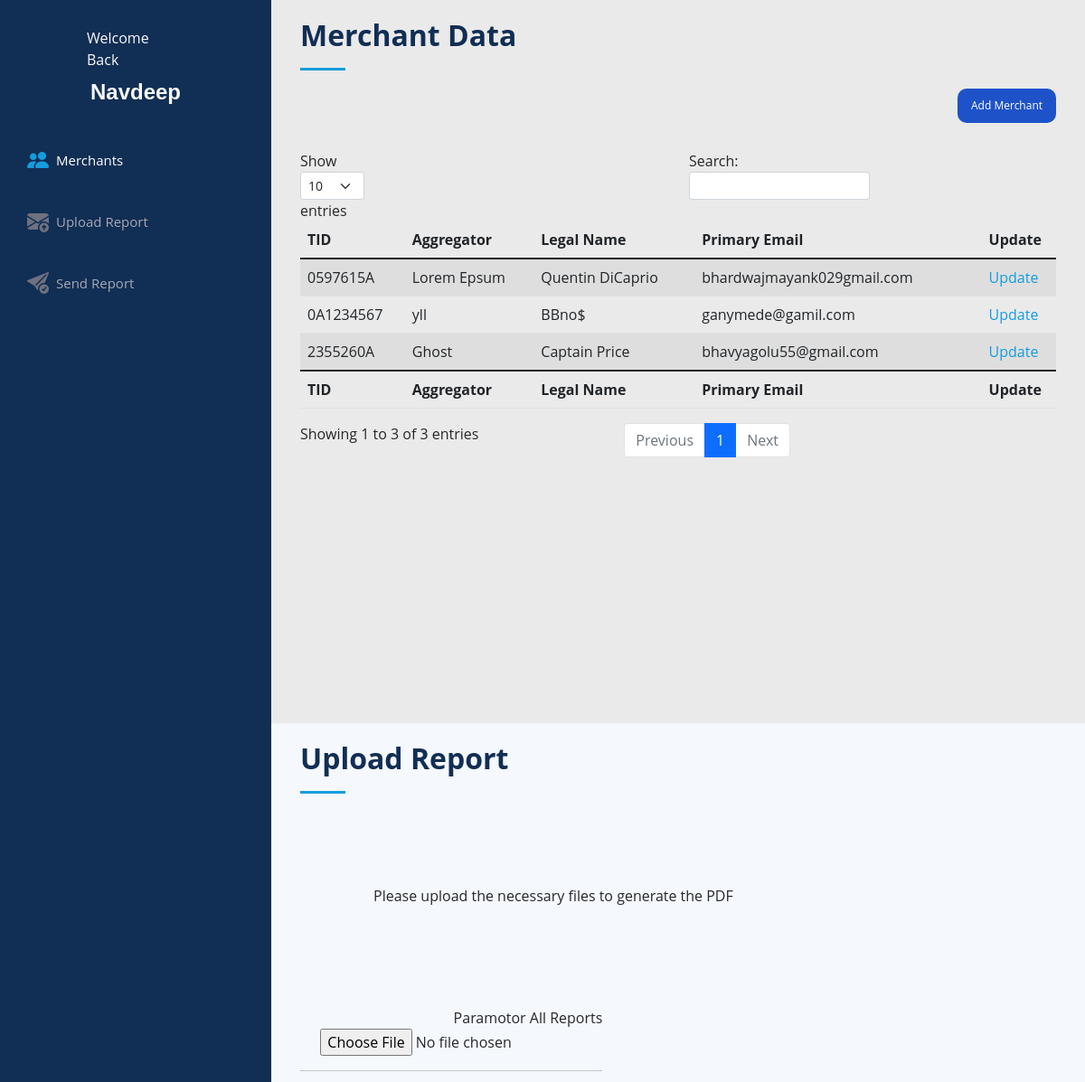
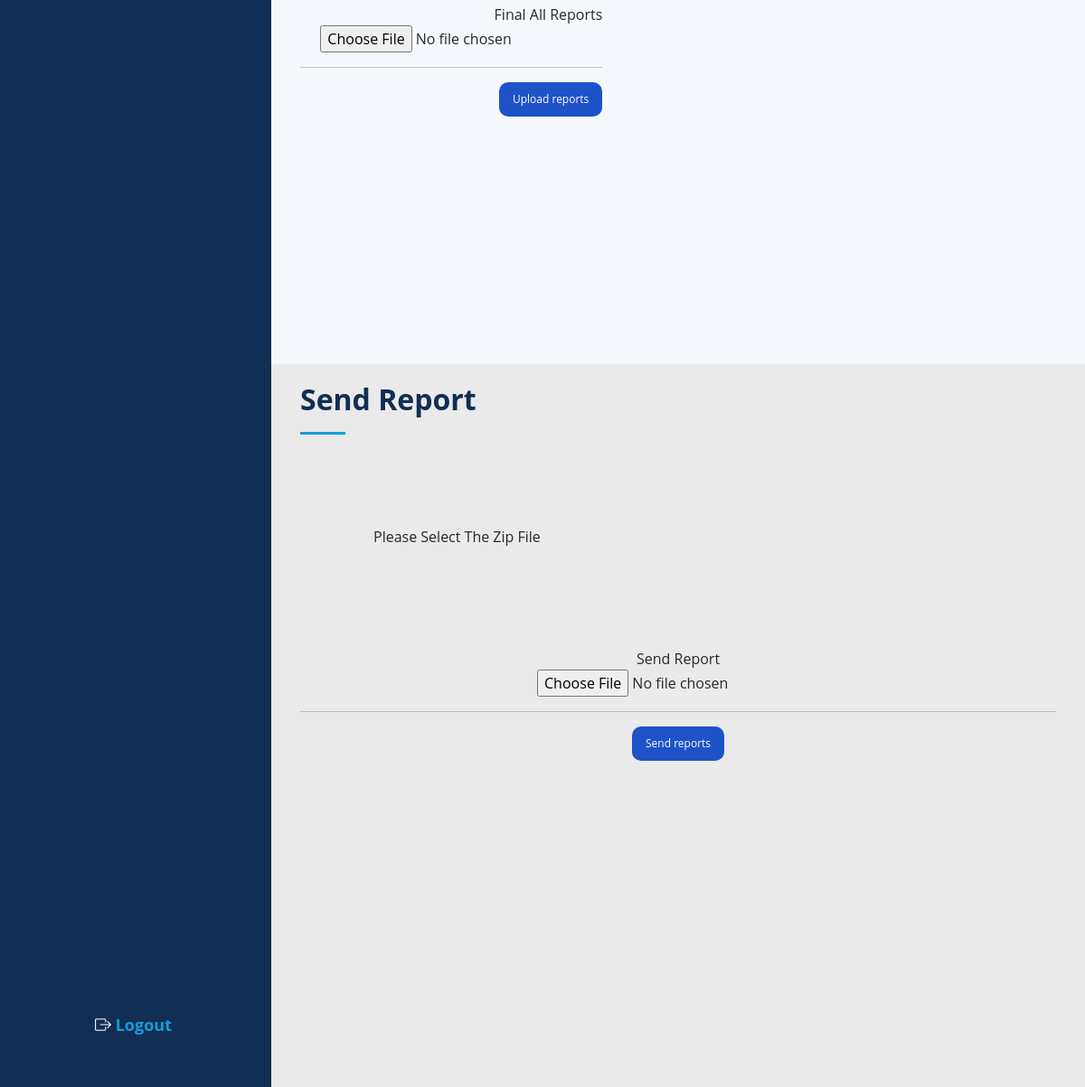
The app's page / (signed in) with its own data (2 pictures, top to bottom).
### merchant/models.py (models this page shows, shortened)
class Merchant(models.Model):
    id = models.UUIDField(primary_key=True, default=uuid.uuid4, editable=False)
    file_name = models.CharField(max_length=255)
    tid = models.CharField(max_length=255, unique=True)
    aggregator_module = models.CharField(max_length=255)
    legal_name = models.CharField(max_length=255)
    primary_email = models.CharField(max_length=255)
    secondary_email = models.CharField(max_length=255)
    bcc_email = models.CharField(max_length=255, null=True, blank=True)
    creation_date_time = models.DateTimeField(auto_now_add=True)
    updated_date_time = models.DateTimeField(auto_now=True)

### merchant/views.py (the view, shortened to what this page needs)
# urls.py: path('', home, name='home'),
@login_required
def home(request):
    try:
        user = request.user
        merchant = Merchant.objects.all()
        context = {
            "user": user,
            "merchant": merchant,
        }
        return render(request, 'merchant/home.html', context)
    except Exception as e:
        return HttpResponse(f"Error occured : {e}")

### templates/merchant/home.html (shortened to what this page needs)
{% extends 'base.html' %}
{% block content %}
    <header id="header">
        <div class="d-flex flex-column">
            <div class="profile">
                <p class="text-light m-auto portfolio-wrap">Welcome Back</p>
                <h1 class="text-light username">{{ user.username }}</h1>
            </div>
            {% include 'utils/navbar.html' %}
        </div>
    </header>
    <main id="main">
        {% include 'merchant/merchant.html' %}
        {% include 'merchant/upload_report.html' %}
        {% include 'merchant/send_report.html' %}
        <footer id="footer">
            <div class="container">
                <div class="inner-container">
                    <i class="bi bi-box-arrow-right"></i>
                    <a href="/logout/" class="button" >Logout</a>
                </div>
            </div>
        </footer>
    </main>
{% endblock %}

### templates/base.html (shortened to what this page needs)
{% load static %}
<!DOCTYPE html>
<html lang="en">
<head>
    <link href="https://cdn.jsdelivr.net/npm/bootstrap@5.1.3/dist/css/bootstrap.min.css" rel="stylesheet">
    <link rel="stylesheet" href="{% static 'css/login.css' %}">
    <link rel="stylesheet" href="{% static 'css/style.css' %}">
    <link href="{% static 'vendor/boxicons/css/boxicons.min.css' %}" rel="stylesheet">
    <link href="{% static 'vendor/glightbox/css/glightbox.min.css' %}" rel="stylesheet">
    <link href="{% static 'vendor/swiper/swiper-bundle.min.css' %}" rel="stylesheet">
    <link rel="stylesheet" href="https://cdn.jsdelivr.net/npm/bootstrap-icons@1.11.3/font/bootstrap-icons.min.css">
</head>
<body>
{% block content %}
{% endblock %}
</body>
</html>

### templates/utils/navbar.html (shortened to what this page needs)
<nav id="navbar" class="nav-menu navbar">
        <ul class="links">
          <li><a href="#merchant" class="nav-link scrollto"><i class="bi bi-people-fill"></i> <span>Merchants</span></a></li>
          <li><a href="#uploadreport" class="nav-link scrollto"><i class="bi bi-envelope-arrow-up-fill"></i> <span>Upload Report</span></a></li>
          <li><a href="#sendreport" class="nav-link scrollto"><i class="bi bi-send-check-fill"></i> <span>Send Report</span></a></li>
        </ul>
      </nav>

### templates/merchant/merchant.html
<section id="merchant" class="about">
    <div class="container">
        <div class="section-title">
            <h2>Merchant Data</h2>
            <div class="section-form text-end ">
                <a class="button" href="/merchant-form/">Add Merchant</a>
            </div>
        </div>
        <div class="row">
            <table id="example" class="table table-striped" style="width:100%">
                <thead>
                <tr>
                    <th>TID</th>
                    <th>Aggregator</th>
                    <th>Legal Name</th>
                    <th>Primary Email</th>
                    <th>Update</th>
                </tr>
                </thead>
                <tbody>
                {% for person in merchant %}
                <tr>
                    <td>{{ person.tid }}</td>
                    <td>{{ person.aggregator_module }}</td>
                    <td>{{ person.legal_name }}</td>
                    <td>{{ person.primary_email }}</td>
                    <td><a href="merchant-detail/{{ person.id }}">Update</a> </td>
                </tr>
                {% endfor %}
                </tbody>
                <tfoot>
                <tr>
                    <th>TID</th>
                    <th>Aggregator</th>
                    <th>Legal Name</th>
                    <th>Primary Email</th>
                    <th>Update</th>
                </tr>
                </tfoot>
            </table>
        </div>
    </div>
</section>

### templates/merchant/upload_report.html (shortened to what this page needs)
<section id="uploadreport" class="skills section-bg">
    <div class="container">
        <div class="section-title">
            <h2 class="H2">Upload Report</h2>
            <p>Please upload the necessary files to generate the PDF </p>
        </div>
        <div class="row skills-content">
            <div class="col-lg-5" data-aos="fade-up">
                <form action="upload/" enctype="multipart/form-data" method="post" role="form" class="merchant-form justify-content-center">
                    <div class="row">
                        <div class="form-group">
                            <div class="section-form text-end ">
                                <label for="id_paramotor_all_reports">Paramotor All Reports</label>
                                <input type="file" name="paramotor_all_reports" id="id_paramotor_all_reports" required>
                                <hr>
                                <label for="id_final_all_reports">Final All Reports</label>
                                <input type="file" name="final_all_reports" id="id_final_all_reports" required>
                                <hr>
                                <button class="button" type="submit">Upload reports</button>
                            </div>
                        </div>
                    </div>
                </form>
            </div>
        </div>
    </div>
</section>

### templates/merchant/send_report.html (shortened to what this page needs)
<section id="sendreport" class="facts">
    <div class="container">
        <div class="section-title">
            <h2>Send Report</h2>
            <p>Please Select The Zip File</p>
        </div>
        <div class="row no-gutters">
            <form action="send-reports/check-merchant/" enctype="multipart/form-data" method="post" role="form" class="merchant-form justify-content-center">
                <div class="row">
                    <div class="form-group">
                        <div class="section-form text-center ">
                            <label for="id_send_report">Send Report </label>
                            <br>
                            <input type="file" name="send_report" id="id_send_report" required>
                            <hr>
                            <button class="button" type="submit">Send reports</button>
                        </div>
                    </div>
                </div>
            </form>
        </div>
    </div>
</section>

### static/css/style.css (style rules this page uses)
html { margin: 0px; height: 100%; width: 100%; overflow: hidden; }
body { margin: 0px; min-height: 100%; width: 100%; font-family: "Open Sans", sans-serif; color: #272829; background-color: #eaeaea }
a { color: #149ddd; text-decoration: none; }
h1,h3, h4, h5, h6 { font-family: "Raleway", sans-serif; }
p { padding: 81px; }
#header { position: fixed; top: 0; left: 0; bottom: 0; width: 300px; transition: all ease-in-out 0.5s; z-index: 9997; transition: all 0.5s; padding: 0 15px; background: #112e54; overflow-y: auto; }
#header .profile h1 { font-size: 24px; margin: 0; padding: 0; font-weight: 600; -moz-text-align-last: center; text-align-last: center; font-family: "Poppins", sans-serif; }
#main { margin-left: 300px; }
.nav-menu { padding: 30px 0 0 0; }
.nav-menu * { margin: 0; padding: 0; list-style: none; }
.nav-menu > ul > li { position: relative; white-space: nowrap; }
.nav-menu a, .nav-menu a:focus { display: flex; align-items: center; color: #a8a9b4; padding: 12px 15px; margin-bottom: 8px; transition: 0.3s; font-size: 15px; }
.nav-menu a i, .nav-menu a:focus i { font-size: 24px; padding-right: 8px; color: #6f7180; }
.nav-menu a:hover, .nav-menu .active, .nav-menu .active:focus, .nav-menu li:hover > a { text-decoration: none; color: #fff; }
.nav-menu a:hover i, .nav-menu .active i, .nav-menu .active:focus i, .nav-menu li:hover > a i { color: #149ddd; }
.profile .portfolio-wrap { padding-top: 30px; padding-bottom: 10px; align-content: center; justify-content: center; }
section { padding: 60px 0; overflow: hidden; height: 100vh; padding: 20px; box-sizing: border-box; }
.section-bg { background: #f5f8fd; }
.section-title { padding-bottom: 30px; }
.section-title h2 { font-size: 32px; font-weight: bold; margin-bottom: 20px; padding-bottom: 20px; position: relative; color: #112E54; }
.section-title h2::after { content: ""; position: absolute; display: block; width: 50px; height: 3px; background: #149ddd; bottom: 0; left: 0; }
.section-title p { margin-bottom: 0; }
.section-form .button { background-color: #1e52c9; border: none; color: white; padding: 10px 15px; text-align: center; text-decoration: none; display: inline-block; font-size: 12px; cursor: pointer; border-radius: 10px; }
#footer { padding: 15px; color: #f4f6fd; font-size: 14px; position: fixed; left: 0; bottom: 0; width: 300px; z-index: 9999; background: #112e54; }
#footer .container { padding: 30px; }
#footer .inner-container { padding-top: 50px; padding-bottom: 10px; padding-left: 60px; font-weight: bolder; font-size: large; }

### records on screen
Merchant: tid "0597615A", aggregator_module "Lorem Epsum", legal_name "Quentin DiCaprio", primary_email "bhardwajmayank029gmail.com"
Merchant: tid "2355260A", aggregator_module "Ghost", legal_name "Captain Price", primary_email "bhavyagolu55@gmail.com"
Merchant: tid "0A1234567", aggregator_module "yll", legal_name "BBno$", primary_email "ganymede@gamil.com"

### other values on screen
{{ user.username }} "Navdeep"
